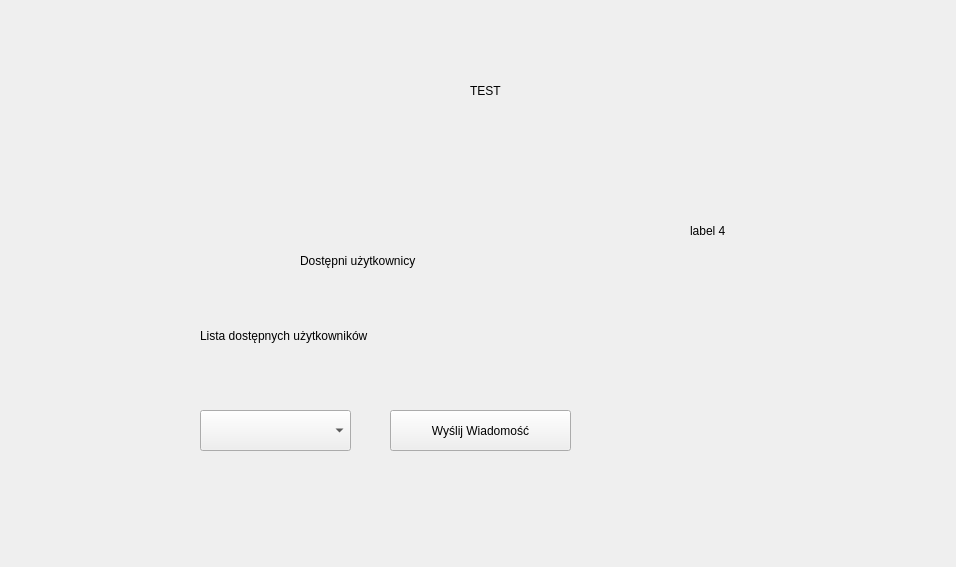
<?xml version="1.0" encoding="UTF-8"?>
<ui version="4.0">
 <class>messageprep</class>
 <widget class="QWidget" name="messageprep">
  <property name="geometry">
   <rect>
    <x>0</x>
    <y>0</y>
    <width>956</width>
    <height>567</height>
   </rect>
  </property>
  <property name="windowTitle">
   <string>Form</string>
  </property>
  <widget class="QLabel" name="label">
   <property name="geometry">
    <rect>
     <x>300</x>
     <y>230</y>
     <width>261</width>
     <height>61</height>
    </rect>
   </property>
   <property name="text">
    <string>Dostępni użytkownicy</string>
   </property>
  </widget>
  <widget class="QLabel" name="label_2">
   <property name="geometry">
    <rect>
     <x>200</x>
     <y>310</y>
     <width>341</width>
     <height>51</height>
    </rect>
   </property>
   <property name="text">
    <string>Lista dostępnych użytkowników</string>
   </property>
  </widget>
  <widget class="QComboBox" name="comboBox">
   <property name="geometry">
    <rect>
     <x>200</x>
     <y>410</y>
     <width>151</width>
     <height>41</height>
    </rect>
   </property>
  </widget>
  <widget class="QPushButton" name="pushButton">
   <property name="geometry">
    <rect>
     <x>390</x>
     <y>410</y>
     <width>181</width>
     <height>41</height>
    </rect>
   </property>
   <property name="text">
    <string>Wyślij Wiadomość</string>
   </property>
  </widget>
  <widget class="QLabel" name="label_3">
   <property name="geometry">
    <rect>
     <x>470</x>
     <y>50</y>
     <width>241</width>
     <height>81</height>
    </rect>
   </property>
   <property name="text">
    <string>TEST</string>
   </property>
  </widget>
  <widget class="QLabel" name="label_4">
   <property name="geometry">
    <rect>
     <x>690</x>
     <y>190</y>
     <width>181</width>
     <height>81</height>
    </rect>
   </property>
   <property name="text">
    <string>label 4</string>
   </property>
  </widget>
 </widget>
 <resources/>
 <connections/>
</ui>
